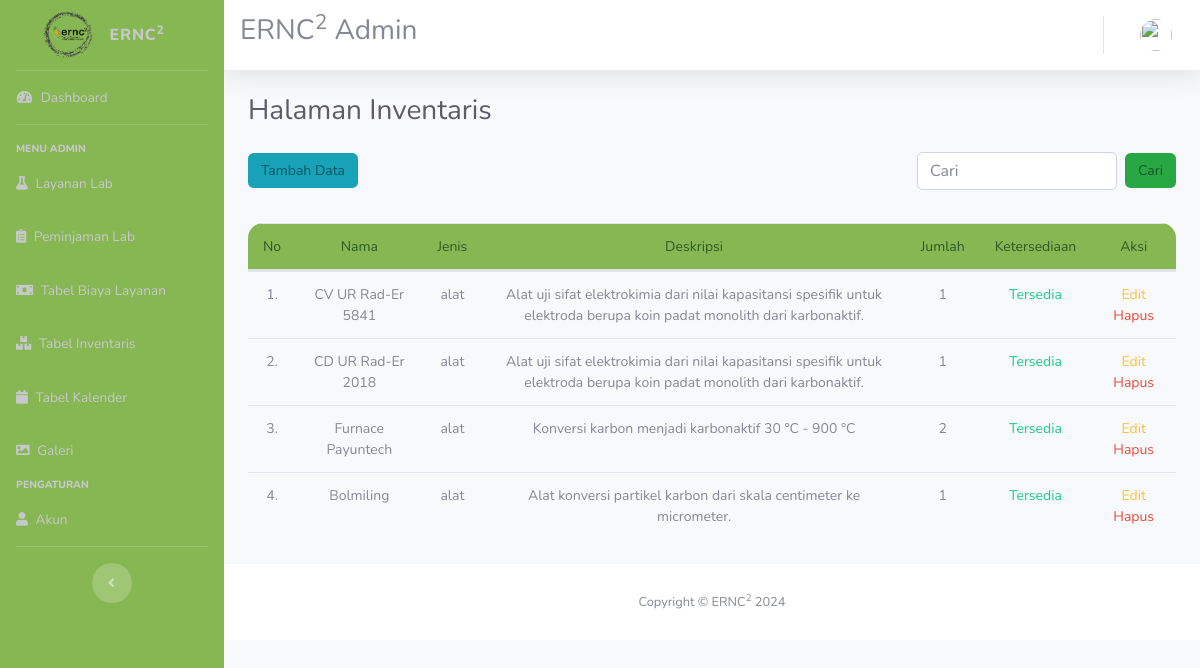
The page /index.php/inventaris on the database its author committed.
### tables this page shows
CREATE TABLE `inventaris` (
  `id` int(50) NOT NULL,
  `nama` varchar(50) NOT NULL,
  `jenis` varchar(50) NOT NULL,
  `deskripsi` varchar(255) NOT NULL,
  `jumlah` int(50) NOT NULL,
  `ketersediaan` varchar(20) NOT NULL
);

### application/controllers/Inventaris.php (called while the page is built, shortened)
<?php
class Inventaris extends CI_Controller
{
    public function __construct()
    {
        $this->load->model('Inventaris_model');
        $this->load->library('pagination');
    }
    public function index()
    {
        $config['base_url'] = site_url('Inventaris/index');
        $config['total_rows'] = $this->db->count_all('inventaris');
        $config['per_page'] = 5;
        $config['uri_segment'] = 3;
        $choice = $config['total_rows'] / $config['per_page'];
        $config['num_links'] = floor($choice);
        $config['first_link'] = 'First';
        $config['last_link'] = 'Last';
        $config['next_link'] = 'Selanjutnya';
        $config['prev_link'] = 'Sebelumnya';
        $config['full_tag_open'] = '<div class="pagging text-center"><nav><ul class="pagination justify-content-center pagination-green">';
        $config['full_tag_close'] = '</ul></nav></div>';
        $config['num_tag_open'] = '<li class="page-item pagination-green"><span class="page-link">';
        $config['num_tag_close'] = '</span></li>';
        $config['cur_tag_open'] = '<li class="page-item active pagination-green"><span class="page-link">';
        $config['cur_tag_close'] = '</span></li>';
        $config['next_tag_open'] = '<li class="page-item pagination-green"><span class="page-link">';
        $config['next_tagl_close'] = '<span aria-hidden="true">&raquo</span></span></li>';
        $config['prev_tag_open'] = '<li class="page-item pagination-green"><span class="page-link">';
        $config['prev_tagl_close'] = '</span>Selanjutnya</li>';
        $config['first_tag_open'] = '<li class="page-item pagination-green"><span class="page-link">';
        $config['first_tagl_close'] = '</span></li>';
        $config['last_tag_open'] = '<li class="page-item pagination-green"><span class="page-link">';
        $config['last_tagl_close'] = '</span></li>';
       $page = $this->uri->segment($config['uri_segment']);
       if ($page === null) {
           $page = '0';
       } else if (!ctype_digit($page) || (int)$page < 1) {
           $page = '0';
       }
    $page = (int)$page;
    $this->pagination->initialize($config);
    $data['page'] = $page;
        $data['judul'] = "Halaman Inventaris";
        $data['user'] = $this->db->get_where('user', ['email' => $this->session->userdata('email')])->row_array();
        $data['inventaris'] = $this->Inventaris_model->get($config['per_page'], $page);
        $data['pagination'] = $this->pagination->create_links();
        $this->load->view("layout/header", $data);
        $this->load->view("inventaris/vw_inventaris", $data);
        $this->load->view("layout/footer");
    }
}
?>

### index.php (called while the page is built, shortened)
<?php
require_once BASEPATH.'core/CodeIgniter.php';

### application/models/Inventaris_model.php (called while the page is built, shortened)
<?php
class Inventaris_model extends CI_Model
{
    public $table = 'inventaris';
    public function get($limit = null, $start = null, $order = 'desc')
    {
        $this->db->from($this->table);
        $this->db->order_by('id', $order);
        if ($limit !== null && $start !== null) {
        $this->db->limit($limit, $start);
    }
        $query = $this->db->get();
        return $query->result_array();
    }
}
?>

### application/views/inventaris/vw_inventaris.php (the view, shortened to what this page needs)
<div class="container-fluid">
  <h1 class="h3 mb-4 text-gray-800"><?php echo $judul; ?></h1>
  <div class="row align-items-center">
    <div class="col-md-6">
      <a href="<?= base_url()?>Inventaris/tambah" class="btn btn-custom-info mb-2">Tambah Data</a>
    </div>
    <div class="col-md-6">
      <div class="float-right">
        <?php echo form_open('Inventaris/cari', ['class' => 'form-inline']) ?>
        <div class="form-group mb-2">
          <input type="text" name="keyword" class="form-control" placeholder="Cari" style="width: 200px;">
        </div>
        <button type="submit" class="btn btn-custom-success mb-2 ml-2">Cari</button>
        <?php echo form_close()?>
      </div>
    </div>
  </div>
  <div class="row">
    <div class="col-md-12">
<table class="table rounded-table">
    <thead>
        <tr>
            <td>No</td>
            <td>Nama</td>
            <td>Jenis</td>
            <td>Deskripsi</td>
            <td>Jumlah</td>
            <td>Ketersediaan</td>
            <td>Aksi</td>
        </tr>
    </thead>
    <tbody>
        <?php $i = 1; ?>
        <?php foreach ($inventaris as $in) : ?>
    <tr>
        <td> <?= $i; ?>.</td>
        <td><?= $in['nama']; ?></td>
        <td><?= $in['jenis']; ?></td>
        <td><?= $in['deskripsi']; ?></td>
        <td><?= $in['jumlah']; ?></td>
        <td>
                <?php
                $status_class = '';
                if ($in['ketersediaan'] == 'Tidak Tersedia') {
                    $status_class = 'text-danger';
                } elseif ($in['ketersediaan'] == 'Tersedia') {
                    $status_class = 'text-success';
                }
                ?>
                <span class="<?= $status_class ?>"><?= $in['ketersediaan']; ?></span>
              </td>
        <td>
            <a href="<?= base_url('Inventaris/edit/'.$in['id']);?>" class="text-warning">Edit</a>
            <a href="<?= base_url('Inventaris/hapus/'.$in['id']);?>" class="text-danger" onclick="javascript: return confirm('Anda yakin untuk menghapus data?')">Hapus</a>
        </td>
    </tr>
    <?php $i++; ?>
    <?php endforeach; ?>
    </tbody>
</table>
                </div>
</div>
</div>

### assets/css/ciko.css (style rules this page uses)
.table { width: 100%; border-collapse: collapse; margin: 25px 0; font-size: 14px; text-align: left; background-color: #f8f9fa; }
.table thead tr { background-color: #87b753; color: #2d5a27 !important; text-align: left; font-size: 14px; }
.table thead th, .table thead td { padding: 12px 15px; border-bottom: 2px solid #dee2e6; text-align: center; font-size: 14px; }
.table tbody tr { border-bottom: 1px solid #dee2e6; }
.table tbody td { padding: 12px 15px; text-align: center; }

### application/views/layout/header.php (style rules this page uses)
body { font-size: 14px; }
.btn-custom-info { background-color: #17a2b8; color: #0c5460; font-size: 14px; }
.btn-custom-success { background-color: #28a745; color: #155724; font-size: 14px; }
.rounded-table { border-collapse: separate; border-spacing: 0; border-radius: 15px; overflow: hidden; }
.rounded-table tbody tr:last-child td:first-child { border-bottom-left-radius: 15px; }
.rounded-table tbody tr:last-child td:last-child { border-bottom-right-radius: 15px; }

### rows shown on the page
inventaris: nama "CV UR Rad-Er 5841", jenis "alat", deskripsi "Alat uji sifat elektrokimia dari nilai kapasitansi spesifik untuk elektroda berupa koin padat monolith dari karbonaktif.", jumlah "1", ketersediaan "Tersedia"
inventaris: nama "CD UR Rad-Er 2018", jenis "alat", deskripsi "Alat uji sifat elektrokimia dari nilai kapasitansi spesifik untuk elektroda berupa koin padat monolith dari karbonaktif.", jumlah "1", ketersediaan "Tersedia"
inventaris: nama "Furnace Payuntech", jenis "alat", deskripsi "Konversi karbon menjadi karbonaktif 30 °C - 900 °C", jumlah "2", ketersediaan "Tersedia"
inventaris: nama "Bolmiling", jenis "alat", deskripsi "Alat konversi partikel karbon dari skala centimeter ke micrometer.", jumlah "1", ketersediaan "Tersedia"

### other values the page prints
$judul "Halaman Inventaris"
